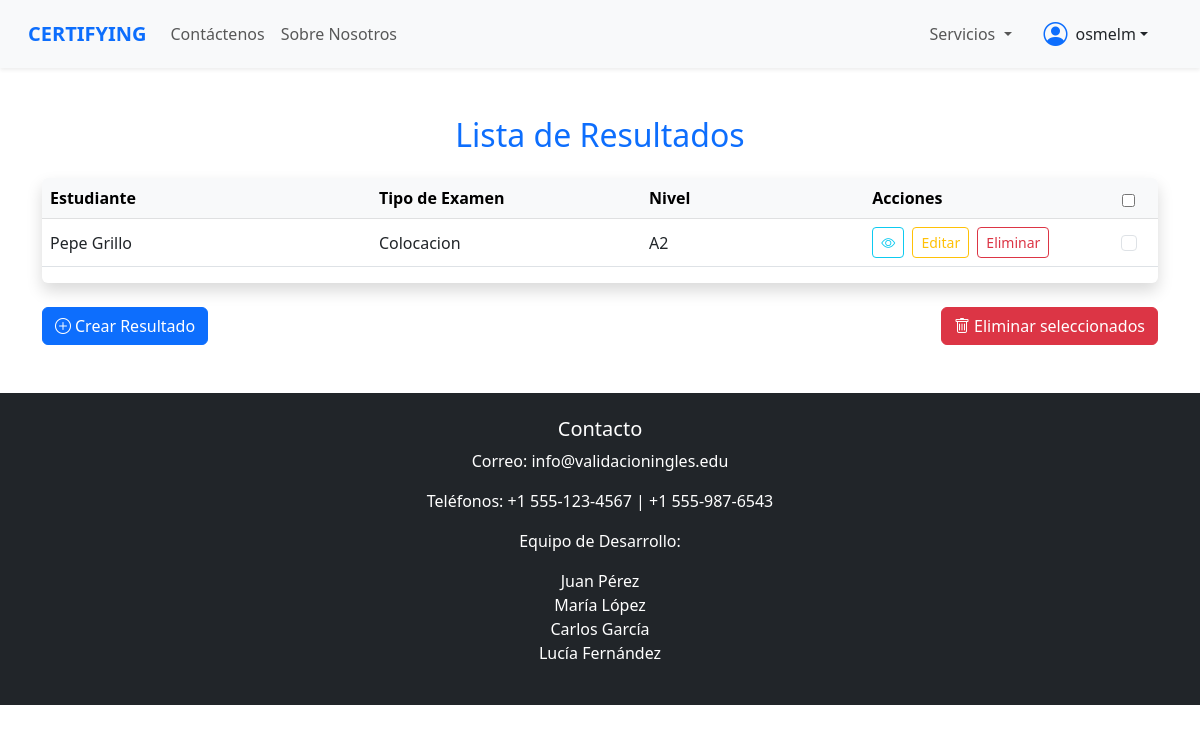
Before: /resultados/ (signed in) with the older database file.
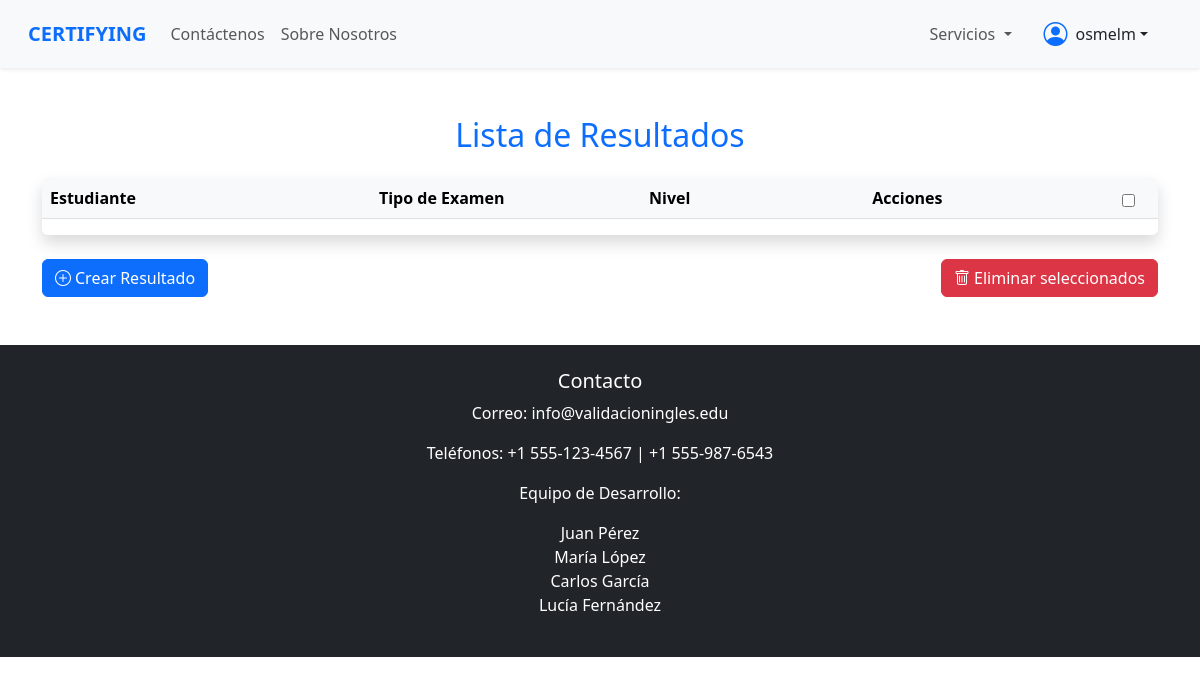
After: the same page with the newer database file.
### gestion/models.py (models this page shows, shortened)
class Usuario(AbstractUser):
    TIPO_USUARIO = [
        ('estudiante', 'Estudiante'),
        ('profesor', 'Profesor del Centro')
    ]
    anios =[
        ('1', 'primero'),
        ('2', 'segundo'),
        ('3', 'tercero'),
        ('4', 'cuarto'),
    ]
    tipo_usuario = models.CharField(max_length=20, choices=TIPO_USUARIO)
    facultad = models.CharField(max_length=20)
    grupo = models.CharField(max_length=20,null=True, blank=True)
    anio_escolar = models.CharField(max_length=30, choices=anios, null=True, blank=True)
    carrera = models.CharField(max_length=100,null=True, blank=True)
    curso = models.CharField(max_length=30, blank=True, null=True)
    nivel = models.CharField(max_length=10,null=True, blank=True)
    foto_perfil = models.ImageField(upload_to=ruta_foto_perfil, null=True, blank=True)
    def es_profesor(self):
        return self.tipo_usuario == 'profesor'

class Resultado(models.Model):
    niveles = [
        ('A1', 'A1'),
        ('A2', 'A2'),
        ('B1', 'B1'),
        ('B2', 'B2'),
        ('C1', 'C1'),
        ('C2', 'C2')
    ]
    nota = models.CharField(max_length=2, choices=niveles)
    inscripcion = models.OneToOneField('Inscripcion', on_delete=models.CASCADE)

class Inscripcion(models.Model):
    estudiante = models.ForeignKey(
        Usuario,
        on_delete=models.CASCADE,
        limit_choices_to={'tipo_usuario': 'estudiante'}
    )
    convocatoria = models.ForeignKey(Convocatoria, on_delete=models.CASCADE)
    fecha_inscripcion = models.DateField(auto_now_add=True)
    class Meta:
        constraints = [
            models.UniqueConstraint(fields=['estudiante', 'convocatoria'], name='unique_inscripcion_estudiante_convocatoria')
        ]

class Convocatoria(models.Model):
    TIPO_CONVOCATORIA = [
        ('entrevista', 'Entrevista'),
        ('certificacion', 'Certificación'),
        ('curso', 'Curso'),
        ('colocacion', 'Colocacion'),
        ('revalorizacion', 'revalorizacion')
    ]
    niveles = [
        ('A1', 'A1'),
        ('A2', 'A2'),
        ('B1', 'B1'),
        ('B2', 'B2'),
        ('C1', 'C1'),
        ('C2', 'C2')
    ]
    nivel = models.CharField(max_length=2, choices=niveles, null=True, blank=True)
    tipo = models.CharField(max_length=20, choices=TIPO_CONVOCATORIA)
    descripcion = models.TextField()
    lugar = models.CharField(max_length=100)
    fecha = models.DateField()
    hora = models.TimeField()
    profesor = models.ForeignKey(
        Usuario,
        on_delete=models.CASCADE,
        limit_choices_to={'tipo_usuario': 'profesor'},
        null=True,  # <-- Permitir nulos temporalmente
        blank=True
    )  # Creador
    estado = models.BooleanField(default=True)

### gestion/vistas/vista_resultado.py (the view)
# urls.py: path('resultados/', vista_resultado.lista_resultados, name='lista_resultados'),
def lista_resultados(request):
    if not request.user.is_authenticated:
        messages.warning(request, "Debes iniciar sesión para acceder a esta página.")
        return redirect('login')
    if not request.user.es_profesor():
        messages.warning(request, "No tienes permisos para acceder a esta sección.")
        return redirect('pagina_principal')
    resultados = Resultado.objects.all()
    return render(request, 'resultados/lista_resultados.html', {'resultados': resultados})

### templates/resultados/lista_resultados.html (shortened to what this page needs)
{% extends 'base.html' %}
{% load static %}
{% block content %}
<div class="container my-5">
  <h2 class="mb-4 text-primary text-center">Lista de Resultados</h2>
  <form id="formEliminarResultados" method="post" action="{% url 'eliminar_resultados_seleccionados' %}">
    <div class="table-responsive shadow rounded">
      <table class="table table-hover align-middle">
        <thead class="table-light">
          <tr>
            <th style="width: 28%;">Estudiante</th>
            <th style="width: 23%;">Tipo de Examen</th>
            <th style="width: 19%;">Nivel</th>
            <th style="width: 20%; min-width: 180px;" class="text-nowrap">Acciones</th>
            <th style="width: 5%;" class="text-center align-middle">
              <input type="checkbox" id="selectAllResultados" title="Seleccionar/Deseleccionar todos" class="align-middle">
            </th>
          </tr>
        </thead>
        <tbody>
          {% for resultado in resultados %}
          <tr>
            <td class="text-truncate" style="max-width: 200px;">
              {{ resultado.inscripcion.estudiante.get_full_name }}
            </td>
            <td class="text-truncate" style="max-width: 140px;">
              {{ resultado.inscripcion.convocatoria.get_tipo_display }}
            </td>
            <td class="text-truncate" style="max-width: 120px;">{{ resultado.nota }}</td>
            <td class="text-nowrap" style="min-width: 180px;">
              <a href="{% url 'detalle_resultado' resultado.id %}" class="btn btn-outline-info btn-sm me-1" title="Visualizar">
                <i class="bi bi-eye"></i>
              </a>
              <a href="{% url 'editar_resultado' resultado.id %}" class="btn btn-outline-warning btn-sm me-1">Editar</a>
              <a href="{% url 'eliminar_resultado' resultado.id %}" class="btn btn-outline-danger btn-sm me-1" onclick="return confirm('¿Estás seguro?')">Eliminar</a>
            </td>
            <td class="text-center align-middle">
              <input type="checkbox" name="resultados_seleccionados" value="{{ resultado.id }}" class="form-check-input resultado-checkbox">
            </td>
          </tr>
          {% endfor %}
        </tbody>
      </table>
    </div>
    <div class="d-flex justify-content-between mt-4">
      <a href="{% url 'crear_resultado' %}" class="btn btn-primary">
        <i class="bi bi-plus-circle me-1"></i>Crear Resultado
      </a>
      <button type="submit" class="btn btn-danger" onclick="return confirm('¿Eliminar los resultados seleccionados?')">
        <i class="bi bi-trash me-1"></i>Eliminar seleccionados
      </button>
    </div>
  </form>
</div>
{% endblock %}

### templates/base.html (shortened to what this page needs)
{% load static %}
<!DOCTYPE html>
<html lang="es">
<head>
    <link rel="stylesheet" href="{% static 'css/bootstrap.min.css' %}">
    <link rel="stylesheet" href="{% static 'css/bootstrap-icons.css' %}">
    <link rel="stylesheet" href="{% static 'css/base.css' %}">
</head>
<body style="margin: 0; padding: 0;">
<nav class="navbar navbar-expand-lg navbar-light bg-light shadow-sm px-3">
  <div class="container-fluid">
    <a class="navbar-brand fw-bold text-primary" href="{% url 'pagina_principal' %}">CERTIFYING</a>
    <div class="collapse navbar-collapse" id="navbarMain">
      <ul class="navbar-nav me-auto mb-2 mb-lg-0">
        <li class="nav-item">
          <a class="nav-link" href="#">Contáctenos</a>
        </li>
        <li class="nav-item">
          <a class="nav-link" href="#">Sobre Nosotros</a>
        </li>
      </ul>
      <ul class="navbar-nav mb-2 mb-lg-0 d-flex align-items-lg-center">
        <li class="nav-item dropdown me-lg-3">
          <a class="nav-link dropdown-toggle" href="#" id="serviciosDropdown" role="button" data-bs-toggle="dropdown" aria-expanded="false">
            Servicios
          </a>
        </li>
        {% if request.user.is_authenticated %}
        <li class="nav-item dropdown d-flex align-items-center me-lg-3">
          <a class="nav-link dropdown-toggle d-flex align-items-center text-reset text-decoration-none"
             href="#" id="usuarioDropdown" role="button" data-bs-toggle="dropdown" aria-expanded="false">
            <i class="bi bi-person-circle fs-4 text-primary me-2"></i>
            <span class="text-nowrap">{{ request.user.username }}</span>
          </a>
            <a class="dropdown-item" href="{% url 'perfil' %}">Perfil</a></li>
          </ul>
        {% else %}
        <li class="nav-item">
            <a href="{% url 'login' %}" class="btn btn-outline-primary  btn-sm">Iniciar sesión</a>
        </li>
        {% endif %}
    </div>
  </div>
</nav>
    <main id="main" style="margin: 0; padding: 0; width: 100%">
        {% block content %}
        {% endblock %}
    </main>
    <footer class="text-center mt-5 bg-dark text-white py-4">
        <h5>Contacto</h5>
        <p>Correo: info@validacioningles.edu</p>
        <p>Teléfonos: +1 555-123-4567 | +1 555-987-6543</p>
        <p>Equipo de Desarrollo:</p>
        <ul class="list-unstyled">
            <li>Juan Pérez</li>
            <li>María López</li>
            <li>Carlos García</li>
            <li>Lucía Fernández</li>
        </ul>
    </footer>
</body>
</html>

### static/css/base.css (style rules this page uses)
* { margin: 0; padding: 0; box-sizing: border-box; }
#main { width:100%; }

Changed rows visible on the page:
removed Resultado: inscripcion.estudiante.get_full_name "Pepe Grillo", inscripcion.convocatoria.tipo "Colocacion", nota "A2"
